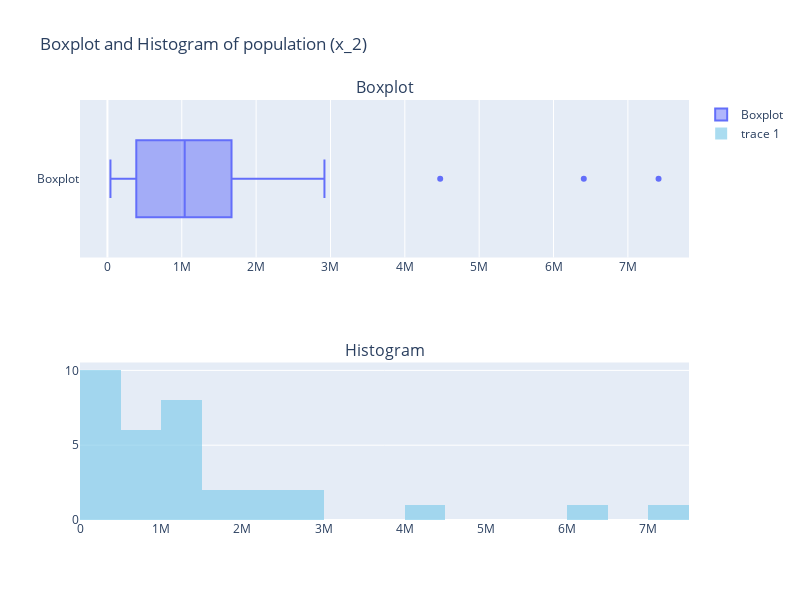

The code cell stored with this chart in its notebook:
### Markdown cell above
##### POPULATION (x_2)

### Code cell
# calculate missing values from boxplot
q1x_2 = calculateQuartile(columnx_2, 1)
q3x_2 = calculateQuartile(columnx_2, 3)
iqrx_2 = calculateInterquartileRange(q1x_2, q3x_2)
upperx_2 = q3x_2 + 1.5 * iqrx_2
lowerx_2 = q1x_2 - 1.5 * iqrx_2
extremeValues = getExtremeValues(columnx_2)

# Print the calculated values
print(f"Maximum: {extremeValues[1]}")
print(f"Upper Bound: {upperx_2}")
print(f"Third Quartile (Q3): {q3x_2}")
print(f"Median (Q2): {medianx_2} AND Interquartile Range (IQR): {iqrx_2}")
print(f"First Quartile (Q1): {q1x_2}")
print(f"Lower Bound: {lowerx_2}")
print(f"Minimum: {extremeValues[0]}")

# Create subcharts with two rows and one column
fig = sp.make_subplots(rows=2, cols=1, subplot_titles=['Boxplot', 'Histogram'])

# Add boxplot
fig.add_trace(go.Box(x = columnx_2, name='Boxplot'), row=1, col=1)

# Add histogram
fig.add_trace(go.Histogram(x = columnx_2, nbinsx=20, marker_color='skyblue', opacity=0.7), row=2, col=1)

# show the graph
fig.update_layout(height=600, width=800, title_text='Boxplot and Histogram of population (x_2)')
fig.show()

### Figure 1 — Plotly figure (JSON) as saved in the notebook; plotly's stock layout.template omitted (floating-point values rounded to 4 significant figures)
{"data": [{"name": "Boxplot", "type": "box", "x": [76589, 6407102, 262174, 2535517, 7412566, 2070110, 1217376, 998255, 401849, 420504, 1464488, 1200574, 534826, 1784783, 2919060, 48114, 82767, 1100386, 880560, 1341746, 1039722, 1630592, 1491689, 348182, 539904, 943401, 61280, 2184837, 904863, 1330187, 4475886, 40797, 107808], "xaxis": "x", "yaxis": "y"}, {"marker": {"color": "skyblue"}, "nbinsx": 20, "opacity": 0.7, "type": "histogram", "x": [76589, 6407102, 262174, 2535517, 7412566, 2070110, 1217376, 998255, 401849, 420504, 1464488, 1200574, 534826, 1784783, 2919060, 48114, 82767, 1100386, 880560, 1341746, 1039722, 1630592, 1491689, 348182, 539904, 943401, 61280, 2184837, 904863, 1330187, 4475886, 40797, 107808], "xaxis": "x2", "yaxis": "y2"}], "layout": {"annotations": [{"font": {"size": 16}, "showarrow": false, "text": "Boxplot", "x": 0.5, "xanchor": "center", "xref": "paper", "y": 1, "yanchor": "bottom", "yref": "paper"}, {"font": {"size": 16}, "showarrow": false, "text": "Histogram", "x": 0.5, "xanchor": "center", "xref": "paper", "y": 0.375, "yanchor": "bottom", "yref": "paper"}], "height": 600, "title": {"text": "Boxplot and Histogram of population (x_2)"}, "width": 800, "xaxis": {"anchor": "y", "autorange": true, "domain": [0, 1], "range": [-368700.0, 7822000.0], "type": "linear"}, "xaxis2": {"anchor": "y2", "autorange": true, "domain": [0, 1], "range": [-0.5, 7500000.0], "type": "linear"}, "yaxis": {"anchor": "x", "autorange": true, "domain": [0.625, 1], "range": [-0.5, 0.5], "type": "category"}, "yaxis2": {"anchor": "x2", "autorange": true, "domain": [0, 0.375], "range": [0, 10.53]}}}
